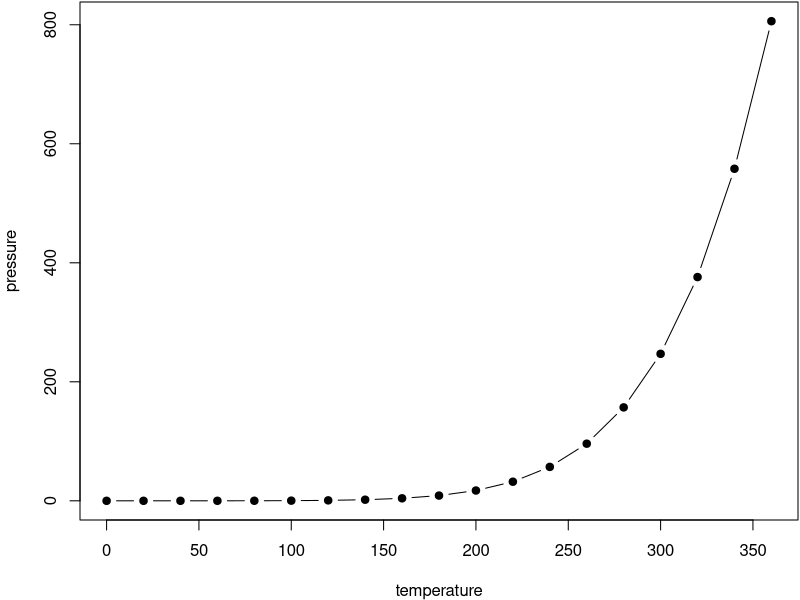
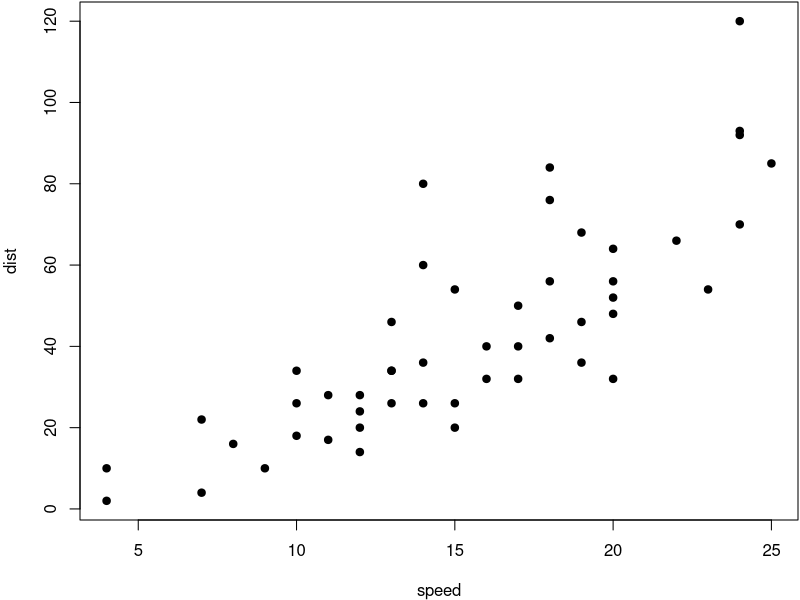

R code for these plots, in order: (Note: this script raises an error after producing the figures.)
## ---- chunk 1
knitr::opts_chunk$set(echo = T, message=F, warning=F, error=F,
                      comment=NA, cache=F, fig.align='center')
# in practice suggest: out.width='75%', fig.asp=.75
## ---- chunk 2
par(mar = c(4, 4, .1, .1))
plot(pressure, pch = 19, type = 'b')
## ---- chunk 3
par(mar = c(4, 4, .1, .1))
plot(cars, pch = 19)
## ---- chunk 4
knitr::include_graphics('images/run.jpg')
## ---- chunk 5
library(ggplot2)
p <- ggplot(data = mpg, mapping = aes(x = cty, y = hwy))
p + geom_point()
## ---- chunk 6
p <- ggplot(mpg, aes(x = cty, y = hwy, colour = factor(year)))
p + geom_point()
## ---- chunk 7
p + geom_point() + stat_smooth()
## ---- chunk 8
p + geom_point(aes(colour = factor(year), size = displ)) + 
  stat_smooth()   # 排量越大，点越大
## ---- chunk 9
p + geom_point(aes(colour = factor(year),
                   size = displ), alpha = 0.5) +
  stat_smooth() + scale_size_continuous(range = c(4, 10))
## ---- chunk 10
p + geom_point(aes(colour = class, size = displ), alpha = 0.5) +
  stat_smooth() + scale_size_continuous(range = c(4, 10)) +
  facet_wrap(~ year, ncol = 1)
## ---- chunk 11
p + geom_point(aes(colour = class, size = displ), alpha=0.5) +
  stat_smooth() + scale_size_continuous(range = c(4, 10)) +
  facet_wrap(~ year,ncol = 1) +
  labs(y = '每加仑高速公路行驶距离', x = '每加仑城市公路行驶距离',
       title = '汽车油耗与型号', size = '排量', colour = '车型') +
  theme(text = element_text(family = "STHeiti"),
        plot.title = element_text(hjust = 0.5))
## ---- chunk 12
knitr::kable(
  head(mtcars[, 1:8], 10), booktabs = TRUE,
  caption = 'A table of the first 10 rows of the mtcars data.'
)
## ---- chunk 13
knitr::kable(
  iris[1:5, ], longtable = TRUE, booktabs = TRUE,
  caption = 'A table generated by the longtable package.'
)
## ---- chunk 14
# the second argument can be a .bib file
knitr::write_bib(c('knitr','bookdown'), '', width = 60)
